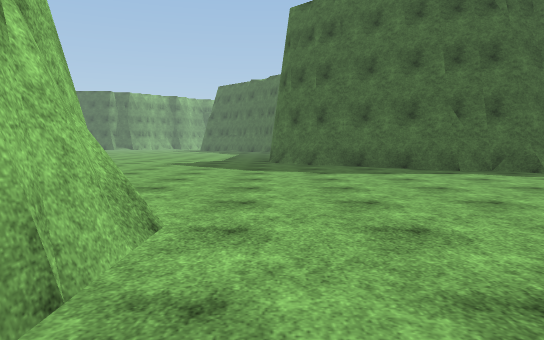
[1] (above)

23 first-person views from a walk through a scene from a Unity 3-D project. The camera is 1.2 m above the floor, tilts 4° down and sees 70° across. The floor is counted in squares, 2 m on a side. Each view is taken from the middle of a square. On the plan, view 1 faces up. The plan holds only what a view shows up to about 11 squares ahead; the rest is blank. The place goes on beyond the plan. Some animated figures are left out. Surface patterns are stand-ins for the level's own textures.

[2]
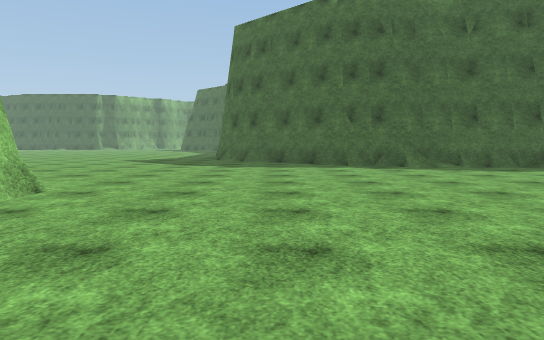

[3]
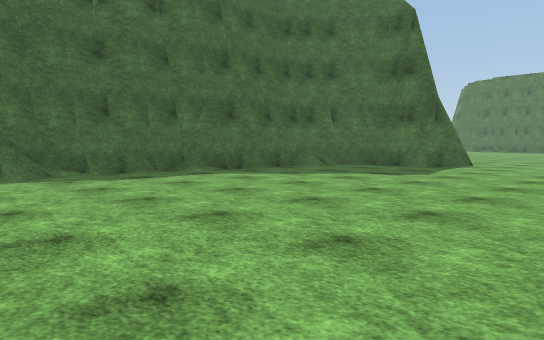

[4]
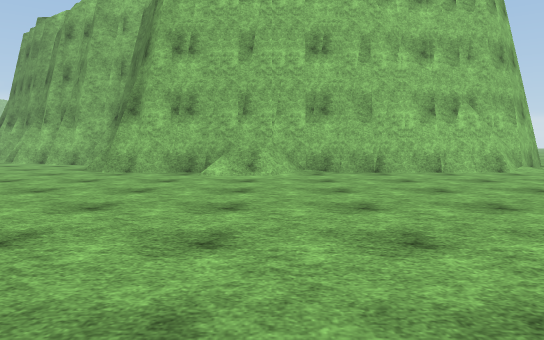

[5]
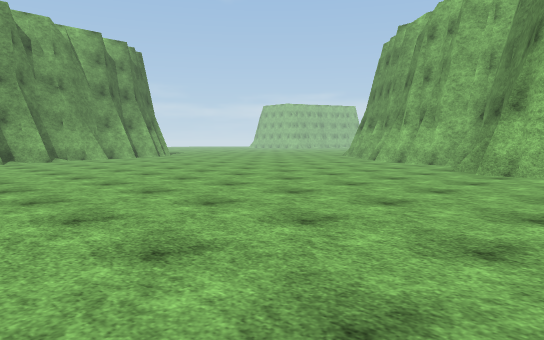

[6]
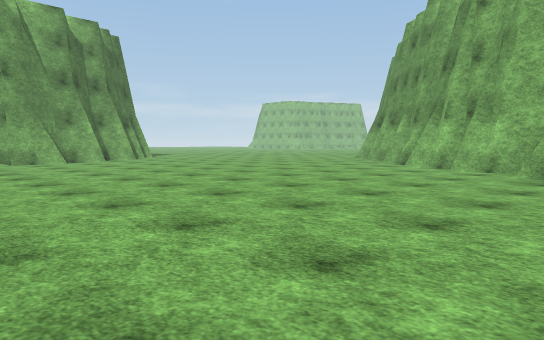

[7]
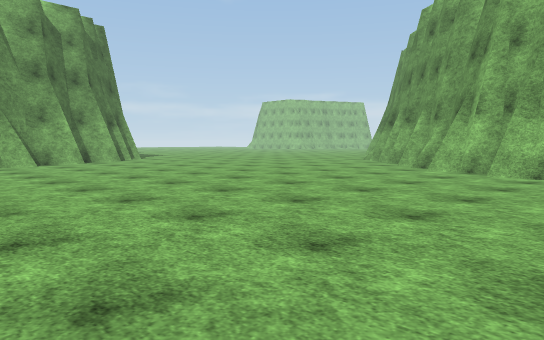

[8]
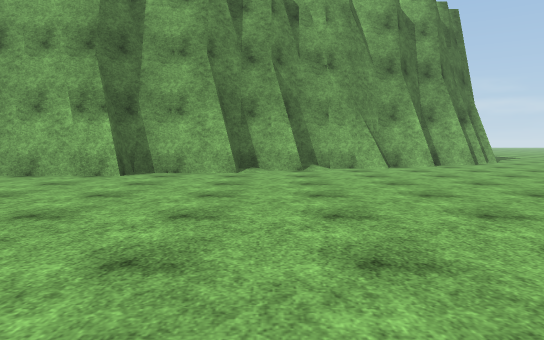

[9]
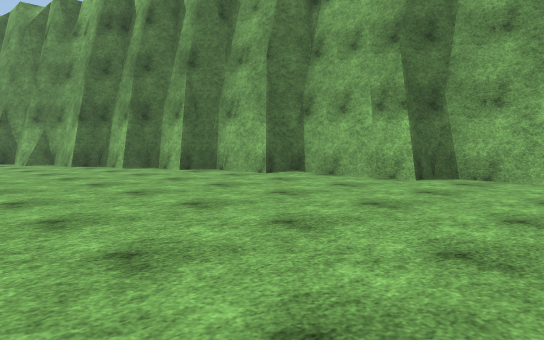

[10]
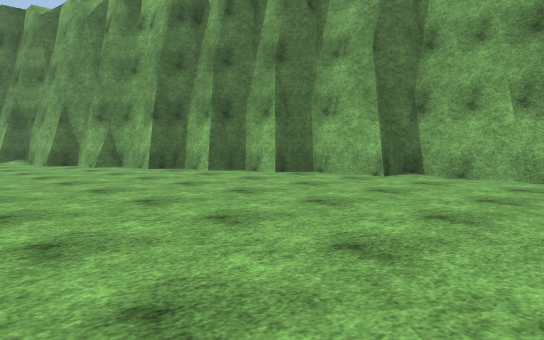

[11]
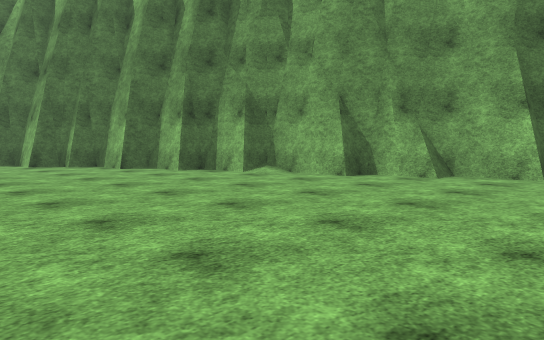

[12]
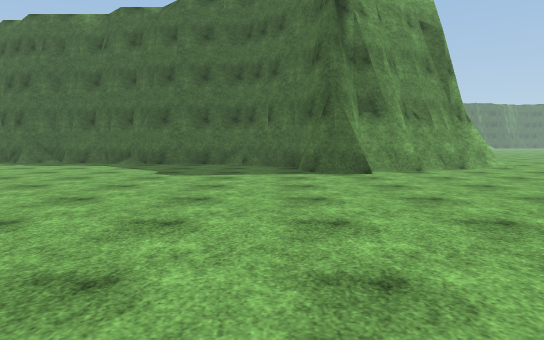

[13]
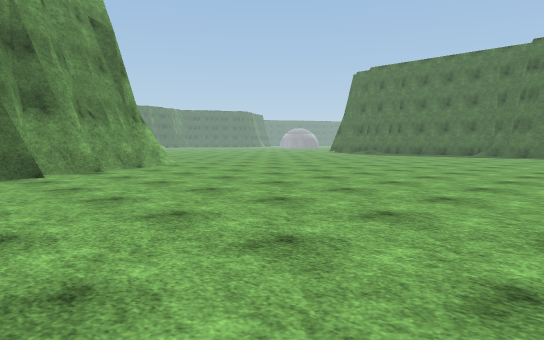

[14]
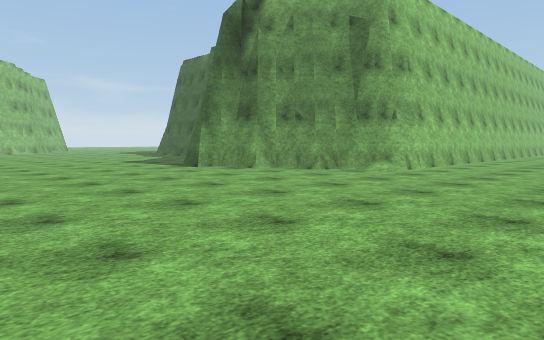

[15]
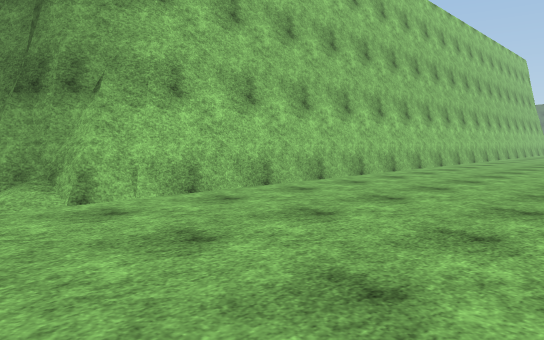

[16]
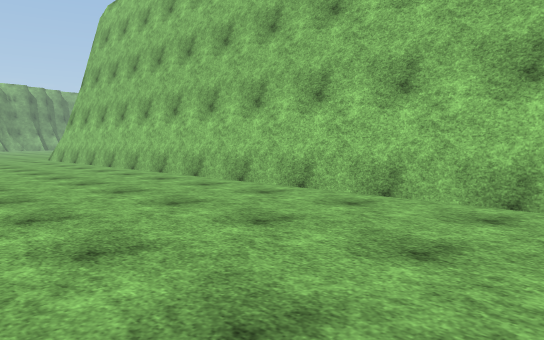

[17]
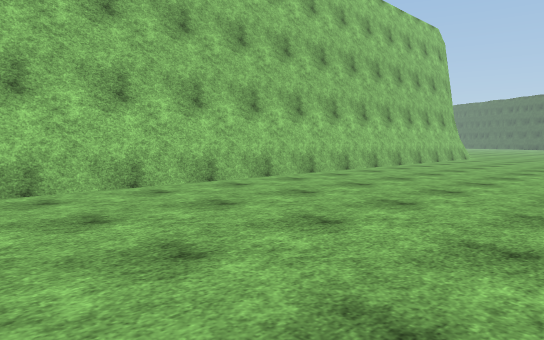

[18]
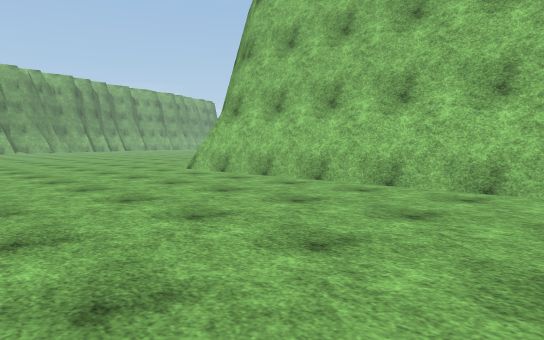

[19]
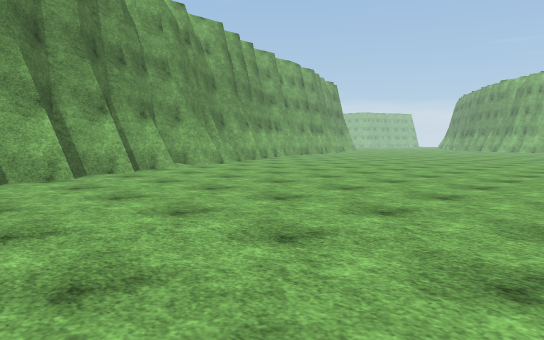

[20]
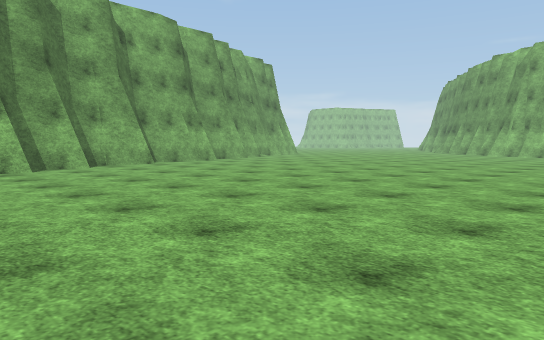

[21]
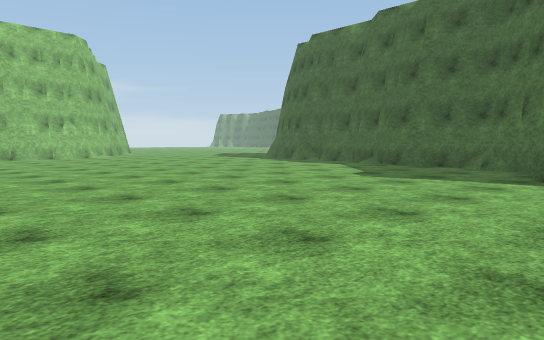

[22]
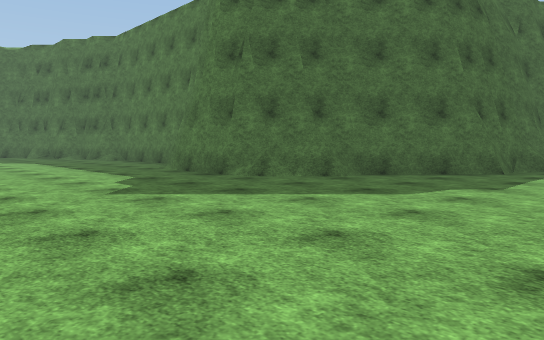

[23]
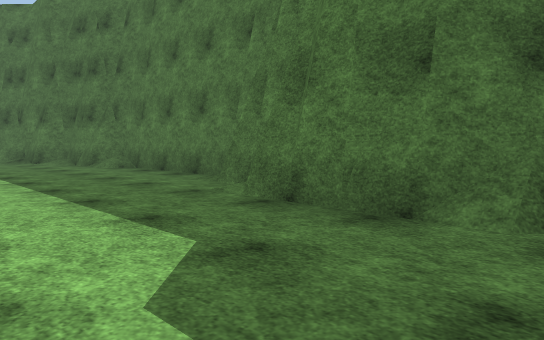

### Floor plan
Key: @ floor where view 1 was taken; # wall or solid block; . floor; / step, stairs or slope; = window, fence, low wall or low ledge.
Columns run from 5 left of view 1 to 24 right of it. Each row starts with its distance up from view 1.
 25                         #...
 24     .#                  #...
 23     .##                 #...
 22     ..#                 #....
 21     ..##                #....
 20     ...#                #....
 19    ....#                #....
 18   .....#                #....
 17   .....#                #.....
 16   ..../#                #.....
 15   .../##                #.....
 14  ....##                 #.....
 13  ....#                  #.....
 12  ....##                 #.....
 11  .....###               #.....
 10  .......##              #....
  9 .........###            #....
  8 ..........######        #....
  7 ...............####    ##....
  6 /.................##  ##.....
  5   #................####......
  4   ##...............###......
  3    ##.......................
  2     #........................
  1     #.........................
  0     #@........................
 -1     #.........................
 -2     #=........................
 -3     #........    .............
 -4     #........    .............
 -5    ##.........................
 -6  ###.........................
 -7  #............................
 -8 ##...........................#
 -9 #..........................###
-10 #.........................##
-11 ......................###
-12 .....................##
-13 ..................####
-14  ................##
-15   ..........######
-16    .......###
-17    ....####
-18    ..###
-19     ##

Positions as (right, up) in squares from view 1, and headings:
1: (0, 0), facing up
2: (2, -2), facing up
3: (4, 0), facing up-right
4: (7, -2), facing left
5: (7, -3), facing down-left
6: (5, -5), facing down-left
7: (4, -6), facing down-left
8: (4, -8), facing down
9: (4, -9), facing down-right
10: (6, -8), facing down-right
11: (13, -5), facing down-right
12: (13, -4), facing up
13: (13, -4), facing up-right
14: (23, -2), facing up-left
15: (23, 5), facing up-left
16: (23, 21), facing down-left
17: (24, 14), facing up-left
18: (24, 14), facing down-left
19: (24, -2), facing down-left
20: (15, -4), facing down-left
21: (15, -3), facing up-left
22: (-5, 6), facing up-right
23: (-3, 11), facing up-right
